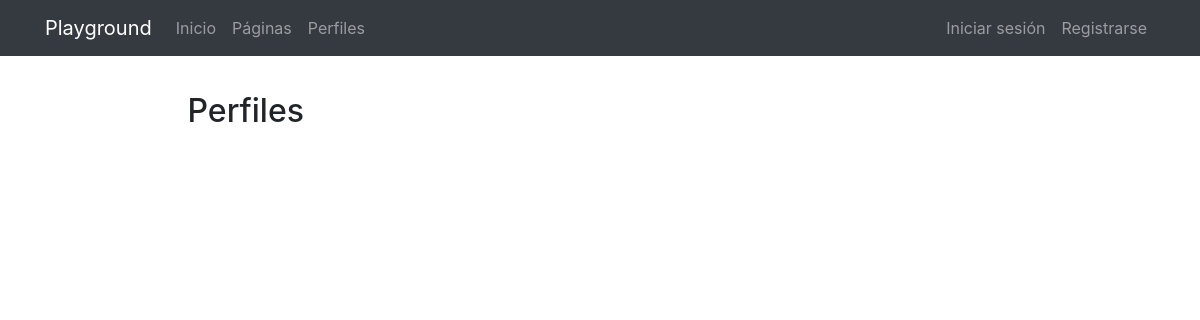
Page /profiles/ on the earlier database version.
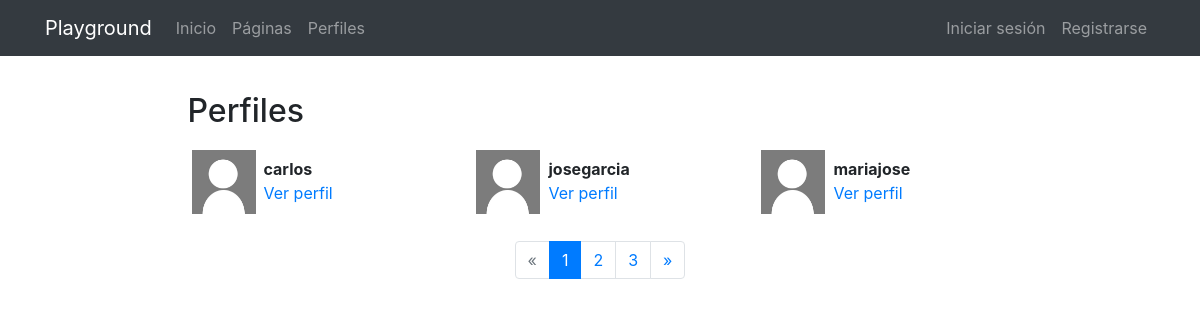
Same page on the later database version.
### registration/models.py (models this page shows)
class Profile(models.Model):
    user = models.OneToOneField(User, on_delete=models.CASCADE)
    avatar = models.ImageField(upload_to=custom_upload_to, null=True, blank=True)
    bio = models.TextField(null=True, blank=True)
    link = models.URLField(max_length=200, null=True, blank=True)
    class Meta:
        ordering = ['user__username']

### profiles/views.py (the view)
# urls.py: path('', ProfileListView.as_view(), name='list'),
class ProfileListView(ListView):
    model = Profile
    template_name = 'profiles/profile_list.html'
    paginate_by = 3

### profiles/templates/profiles/profile_list.html (shortened to what this page needs)
{% extends 'core/base.html' %}
{% load static %}
{% block content %}
<main role="main">
  <div class="container">
    <div class="row mt-3">
      <div class="col-md-9 mx-auto mb-5">
        <h2>Perfiles</h2>
        <div class="row">
          {% for profile in profile_list %}
            <div class="col-md-4 mt-2 mb-3 ">
              <div class="row p-1">
                <div class="col-md-12">
                  {% if profile.avatar %}
                    <img src="{{profile.avatar.url}}" class="img-fluid profile-avatar">
                  {% else %}
                    <img src="{% static 'registration/img/no-avatar.jpg' %}" class="img-fluid profile-avatar">
                  {% endif %}
                  <p class="profile-data">
                    <b>{{profile.user|truncatechars:"16"}}</b><br>
                    <a href="{% url 'profiles:detail' profile.user %}">Ver perfil</a>
                  </p>
                </div>
              </div>
            </div>
          {% endfor %}
        </div>
        {% if is_paginated %}
          <nav aria-label="Page navigation">
            <ul class="pagination justify-content-center">
              {% if page_obj.has_previous %}
                <li class="page-item ">
                  <a class="page-link" href="?page={{ page_obj.previous_page_number }}">&laquo;</a>
                </li>
              {% else %}
                <li class="page-item disabled">
                  <a class="page-link" href="#" tabindex="-1">&laquo;</a>
                </li>
              {% endif %}
              {% for i in paginator.page_range %}
                <li class="page-item {% if page_obj.number == i %}active{% endif %}">
                  <a class="page-link" href="?page={{ i }}">{{ i }}</a>
                </li>
              {% endfor %}
              {% if page_obj.has_next %}
                <li class="page-item ">
                  <a class="page-link" href="?page={{ page_obj.next_page_number }}">&raquo;</a>
                </li>
              {% else %}
                <li class="page-item disabled">
                  <a class="page-link" href="#" tabindex="-1">&raquo;</a>
                </li>
              {% endif %}
            </ul>
          </nav>
        {% endif %}
      </div>
    </div>
  </div>
</main>
{% endblock %}

### core/templates/core/base.html (shortened to what this page needs)
<!DOCTYPE html>
<html lang="es">
  <head>
    {% load static %}
    <link href="{% static 'core/vendor/bootstrap/css/bootstrap.min.css' %}" rel="stylesheet">
    <link href="{% static 'core/vendor/font-awesome/css/font-awesome.min.css' %}" rel="stylesheet" type="text/css">
    <link href="{% static 'core/css/main.css' %}" rel="stylesheet">
  </head>
  <body>
    <body>
      <nav class="navbar navbar-expand-lg navbar-dark bg-dark">
        <div class="container">
          <a class="navbar-brand" href="{% url 'home' %}">Playground</a>
          <div class="collapse navbar-collapse" id="ned">
            <ul class="navbar-nav mr-auto">
              <li class="nav-item">
                <a class="nav-link" href="{% url 'home' %}">Inicio</a>
              </li>
              <li class="nav-item">
                <a class="nav-link" href="{% url 'pages:pages' %}">Páginas</a>
              </li>
              <li class="nav-item">
                  <a class="nav-link" href="{% url 'profiles:list' %}">Perfiles</a>
              </li>
            </ul>
            <ul class="navbar-nav">
              {% if not request.user.is_authenticated %}
                <li class="nav-item">
                  <a class="nav-link" href="{% url 'login' %}">Iniciar sesión</a>
                </li>
                <li class="nav-item">
                  <a class="nav-link" href="{% url 'signup' %}">Registrarse</a>
                </li>
              {% endif %}
            </ul>
          </div>
        </div>
      </nav>
      {% block content %}{% endblock %}
  </body>
</html>

### core/static/core/css/main.css (style rules this page uses)
main { padding-top: 20px; }
:root { --jumbotron-padding-y: 3rem; }

### profiles/templates/profiles/profile_list.html (style rules this page uses)
.profile-avatar { float:left;width:4rem;height:4rem }
.profile-data { padding-left:4.5rem;padding-top:.4rem; }

Differences in the rows shown:
added Profile: user "carlos"
added Profile: user "josegarcia"
added Profile: user "mariajose"
Other differences:
new list line: "1"
new list line: "2"
new list line: "3"
